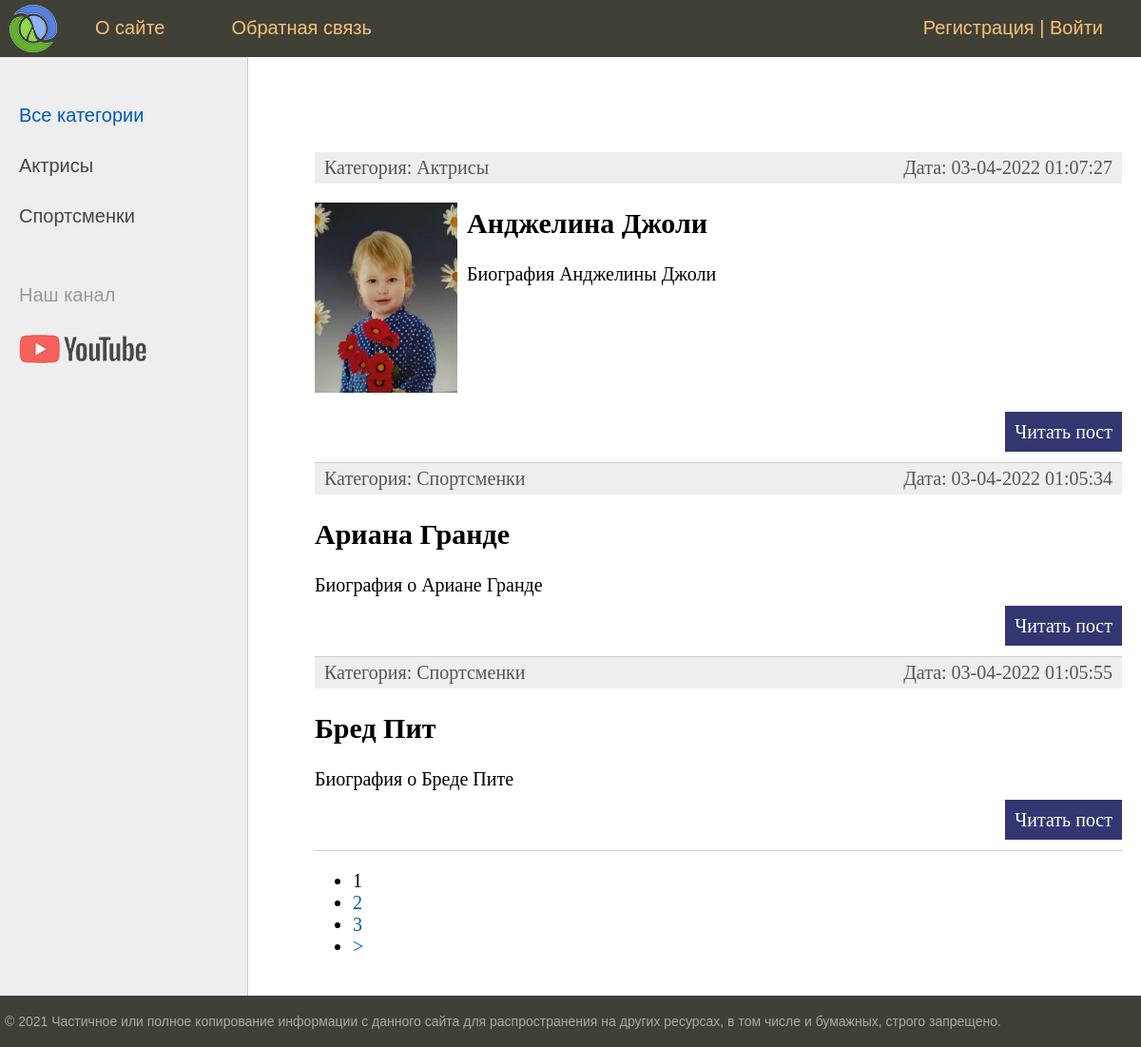
The page / on the database its author committed.
### women/models.py (models this page shows, shortened)
class Category(models.Model):
    name = models.CharField(max_length=100, db_index=True, verbose_name="Категория")
    slug = models.SlugField(max_length=255, unique=True, db_index=True, verbose_name="URL")
    def __str__(self):
        return self.name
    def get_absolute_url(self):
        return reverse('category', kwargs={'cat_slug':self.slug})
    class Meta:
        verbose_name = 'Категоря'
        verbose_name_plural = 'Категория'
        ordering = ['id']

class Women(models.Model):
    title = models.CharField(max_length=250, verbose_name="Загловок")
    slug = models.SlugField(max_length=255, unique=True, db_index=True, verbose_name="URL")
    content = models.TextField(blank=True, verbose_name="Текст статьи")
    photo = models.ImageField(upload_to='photos/%Y/%M/%D/', blank=True, verbose_name="Фото")
    time_create = models.DateTimeField(auto_now_add=True, verbose_name="Время создания")
    time_update = models.DateTimeField(auto_now=True, verbose_name="Время изменения")
    is_published = models.BooleanField(default=True, verbose_name="Публикация")
    cat = models.ForeignKey('Category', on_delete=models.PROTECT, verbose_name="Категория")
    def get_absolute_url(self):
        return reverse('post', kwargs={'post_slug':self.slug})
    class Meta:
        verbose_name = 'Известные женщины'
        verbose_name_plural = 'Известные женщины'
        ordering = ['time_create', 'title']

### women/views.py (the view)
# urls.py: path('', WomenHome.as_view(), name='home'),
class WomenHome(DataMixin, ListView):
    model = Women
    template_name = 'women/index.html/'
    context_object_name = 'posts' # использование имени в шаблонизаторе jinja вместо object_list
    def get_context_data(self, *, object_list=None, **kwargs):
        context = super().get_context_data(**kwargs)
        c_def = self.get_user_context(title='Главная страница')
        return dict(list(context.items()) + list(c_def.items()))
    def get_queryset(self):
        return Women.objects.filter(is_published=True).select_related('cat')

### women/utils.py (called while the page is built)
    def get_user_context(self, **kwargs):
        context = kwargs
        cats = Category.objects.annotate(Count('women'))
        user_menu = menu.copy()
        if not self.request.user.is_authenticated:
            user_menu.pop(1)
        context['menu'] = user_menu
        context['cats'] = cats
        if 'cat_selected' not in context:
            context['cat_selected'] = 0
        return context

### women/templates/women/index.html (shortened to what this page needs)
{% extends 'women/base.html' %}
{% block content %}
<ul class="list-articles">
	{% for p in posts %}
			<li><div class="article-panel">
	<p class="first">Категория: {{p.cat}}</p>
	<p class="last">Дата: {{p.time_update|date:"d-m-Y H:i:s"}}</p>
</div>
{% if p.photo %}
	<p><img class="img-article-left thumb" src="{{p.photo.url}}"></p>
{% endif %}
				<h2>{{p.title}}</h2>
	{% autoescape on %}
	{{p.content|linebreaks|truncatewords:50}}
	{% endautoescape %}
			<p class="link-read-post"><a href="{{ p.get_absolute_url }}">Читать пост</a></p>
			</li>
	{% endfor %}
</ul>
{% endblock %}

### women/templates/women/base.html (shortened to what this page needs)
{% load static %}
{% load women_tags %}
<!DOCTYPE html>
<html>
<head>
	<link type="text/css" href="{% static 'women/css/styles.css' %}" rel="stylesheet" />
</head>
<body>
<table class="table-page" border=0 cellpadding="0" cellspacing="0">
<tr><td valign=top>
{% block mainmenu %}
		<div class="header">
			<ul id="mainmenu" class="mainmenu">
			<li class="logo"><a href="{% url 'home' %}"><div class="logo"></div></a></li>
{% for m in menu %}
			<li><a href="{% url m.url_name %}">{{m.title}}</a></li>
{% endfor %}
				{% if request.user.is_authenticated %}
				<li class="last">{{user.username}} | <a href="{% url 'logout' %}">Выйти</a></li>
				{% else %}
				<li class="last"><a href="{% url 'register' %}">Регистрация</a> | <a href="{% url 'login' %}">Войти</a></li>
				{% endif %}
			</ul>
		</div>
{% endblock mainmenu %}
<table class="table-content" border=0 cellpadding="0" cellspacing="0">
<tr>
	<td valign="top" class="left-chapters">
	<ul id="leftchapters">
{% if cat_selected == 0 %}
		<li class="selected">Все категории</li>
{% else %}
		<li><a href="{% url 'home' %}">Все категории</a></li>
{% endif %}
{% for c in cats %}
{% if c.women__count > 0 %}
	{% if c.pk == cat_selected %}
		<li class="selected">{{c.name}}</li>
	{% else %}
		<li><a href="{{ c.get_absolute_url }}">{{c.name}}</a></li>
	{% endif %}
{% endif %}
{% endfor %}
		<li class="share">
		<p>Наш канал</p>
		<a class="share-yt" href="https://www.youtube.com/channel/UClJzWfGWuGJL2t-3dYKcHTA/playlists" target="_blank" rel="nofollow"></a>
		</li>
	</ul>
</td>
<td valign="top" class="content">
	<div class="content-text">
{% block content %}
{% endblock %}
{% if page_obj.has_other_pages %}
<nav class="list-pages">
	<ul>
		{% for p in paginator.page_range %}
		{% if page_obj.number == p %}
		<li class="page-num page-num-selected">{{ p }}</li>
		{% elif p >= page_obj.number|add:-2 and p <= page_obj.number|add:2 %}
		<li class="page-num">
			<a href="?page={{ p }}">{{ p }}</a>
		</li>
		{% endif %}
		{% endfor %}
{% endif %}
{% if page_obj.has_next %}
	<li class="page-num">
		<a href="?page={{ page_obj.next_page_nubmer }}">&gt;</a>
	</li>
{% endif %}
	</ul>
</nav>
	</div>
</td></tr></table>
</td></tr>
<tr><td valign=top>
	<div id="footer">
		<p>&copy; 2021 Частичное или полное копирование информации с данного сайта для распространения на других ресурсах, в том числе и бумажных, строго запрещено.</p>
	</div>
</td></tr></table>
</body>
</html>

### women/static/women/css/styles.css (style rules this page uses)
html, body { font-family: 'Arial'; margin: 0; padding: 0; height: 100%; width: 100%; color: #444; }
a { color: #0059b2; text-decoration: none; }
img { max-width: 600px; height: auto; }
img.img-article-left { max-width: 300px; height: auto; float: left; padding: 0 10px 10px 0; }
img.img-article-left.thumb { max-width: 150px; height: auto; }
p.link-read-post { text-align: right; }
p.link-read-post a { padding: 10px; min-width: 100px; background: #333671; color: #fff; text-decoration: none; }
div.article-panel { background: #eee; padding: 5px 10px 5px 10px; box-sizing: border-box; overflow: hidden; color: #555; }
div.article-panel p.first { margin: 0; float: left; }
div.article-panel p.last { margin: 0; float: right; }
ul.list-articles { list-style: none; margin: 0; padding: 0; }
ul.list-articles li { border-bottom: 1px solid #ccc; }
.table-page { width: 100%; height: 100%; vertical-align: top; }
.table-page tr { height: 100%; }
.header { background: #3F4137; height: 60px; }
.logo { background: url('../images/logo.png') no-repeat 10px 5px; width: 70px; height: 60px; }
ul.mainmenu { list-style: none; margin: 0; padding: 0; height: 60px; color: #fdc073; font-size: 20px; overflow: hidden; }
ul.mainmenu li { float: left; margin: 18px 40px 0 30px; }
ul.mainmenu li.logo { margin: 0; }
ul.mainmenu li.last { float: right; }
ul.mainmenu li a { color: #fdc073; text-decoration: none; }
.table-content { width: 100%; min-height: 100%; height: 100%; }
.left-chapters { margin: 0; background: #eee; border-right: 1px solid #ccc; min-height: 100%; }
.left-chapters ul { width: 230px; min-height: 100%; margin: 0; padding: 20px 10px 10px 20px; list-style: none; font-size: 20px; }
.left-chapters ul li { margin: 30px 0 0 0; color: #999; }
.left-chapters ul li.selected { color: #0059b2; }
.left-chapters ul li a { color: #444; text-decoration: none; }
.left-chapters ul li.share { margin: 60px 0 0 0; }
.left-chapters ul li.share p { margin: 30px 0 30px 0; }
.left-chapters ul li.share a { display: inline-block; width: 40px; height: 40px; margin: 0 20px 0 0; }
.left-chapters ul li.share a.share-yt { width: 100%; height: 30px; background: url('../images/share_yt.png') no-repeat 0 0 }
.content { padding: 40px 20px 20px 40px; width: 100%; box-sizing: border-box; }
.content-text { margin: 60px 0 0 30px; color: #000; font-size: 20px; font-family: Yandex Sans Display Light; }
#footer { box-sizing: border-box; background: #3F4137; padding: 5px; color: #aaa; font-size: 14px; font-family: Verdana, Geneva, Arial, Helvetica; text-align: left; overflow: hidden; }

### rows shown on the page
Category: name "Актрисы"
Category: name "Спортсменки"
Women: cat "Актрисы", time_update "03-04-2022 01:07:27", photo (picture), title "Анджелина Джоли", content "Биография Анджелины Джоли"
Women: cat "Спортсменки", time_update "03-04-2022 01:05:34", title "Ариана Гранде", content "Биография о Ариане Гранде"
Women: cat "Спортсменки", time_update "03-04-2022 01:05:55", title "Бред Пит", content "Биография о Бреде Пите"

### other values the page prints
{{ m.title }} "О сайте" "Обратная связь"
{{ p }} "1"
{{ p }} "2" "3"
